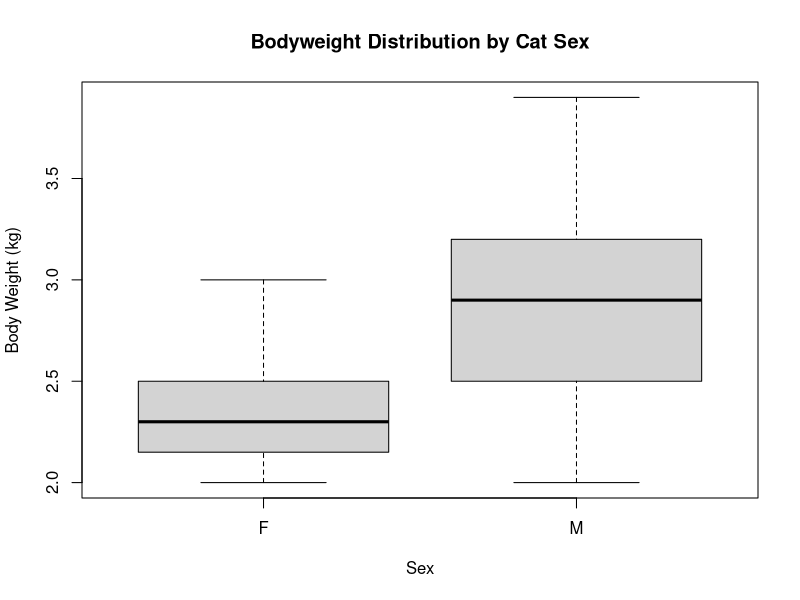
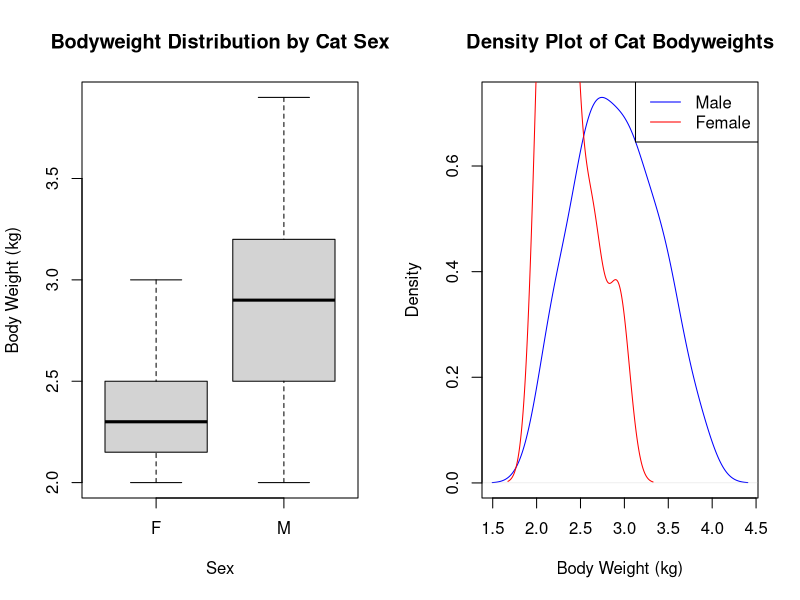
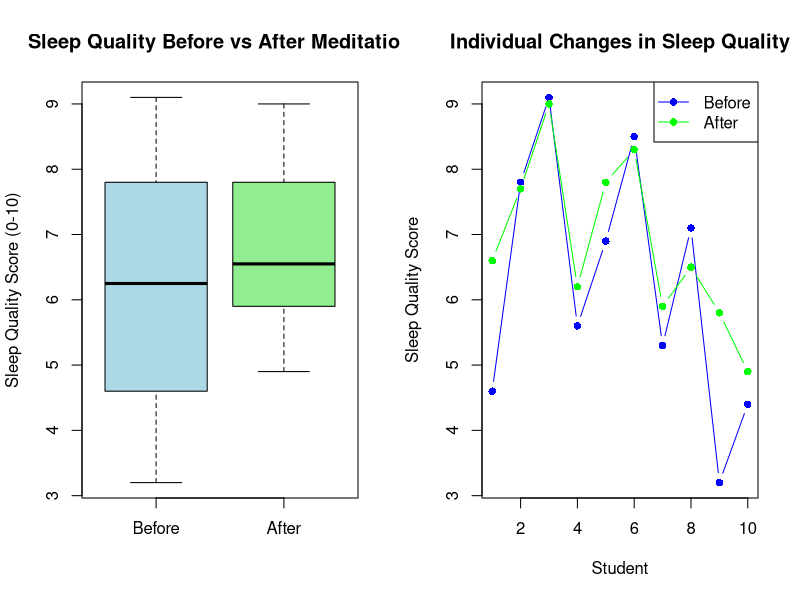

These charts were generated, in order, by the following R code:
# Load required library
#install.packages(“MASS”)
library(MASS)

# Create separate vectors for male and female cats
male_cats <- subset(cats, subset=(Sex=="M"))$Bwt
female_cats <- subset(cats, subset=(Sex=="F"))$Bwt

# Perform two-sample t-test with unequal variance
t_test_result <- t.test(male_cats, female_cats, 
                        var.equal=FALSE,  # Assuming unequal variances
                        alternative="two.sided")

# Print the test result
print(t_test_result)

# Calculate basic statistics for visualization
male_mean <- mean(male_cats)
female_mean <- mean(female_cats)
cat("\nMean bodyweight for male cats:", male_mean)
cat("\nMean bodyweight for female cats:", female_mean)

# Create a boxplot for visualization
boxplot(Bwt ~ Sex, data=cats, 
        main="Bodyweight Distribution by Cat Sex",
        ylab="Body Weight (kg)",
        xlab="Sex")

# Add a density plot for better distribution visualization
par(mfrow=c(1,2))  # Set up 2 plots side by side

# Recreate the boxplot
boxplot(Bwt ~ Sex, data=cats, 
        main="Bodyweight Distribution by Cat Sex",
        ylab="Body Weight (kg)",
        xlab="Sex")

# Create density plot
plot(density(male_cats), 
     main="Density Plot of Cat Bodyweights",
     xlab="Body Weight (kg)",
     ylab="Density",
     col="blue")
lines(density(female_cats), col="red")
legend("topright", 
       legend=c("Male", "Female"),
       col=c("blue", "red"),
       lty=1)
#====================================================================
# Part 2: Meditation Effect on Sleep Quality Analysis
# Define the data
before_meditation <- c(4.6, 7.8, 9.1, 5.6, 6.9, 8.5, 5.3, 7.1, 3.2, 4.4)
after_meditation <- c(6.6, 7.7, 9.0, 6.2, 7.8, 8.3, 5.9, 6.5, 5.8, 4.9)

# Perform paired t-test
sleep_test <- t.test(after_meditation, before_meditation, 
                     paired = TRUE,
                     alternative = "greater")  # One-sided test as we're testing for improvement
print(sleep_test)

# Calculate basic statistics
mean_before <- mean(before_meditation)
mean_after <- mean(after_meditation)
sd_before <- sd(before_meditation)
sd_after <- sd(after_meditation)

# Create visualizations for sleep quality data
par(mfrow=c(1,2))

# Boxplot
boxplot(list(Before=before_meditation, After=after_meditation),
        main="Sleep Quality Before vs After Meditation",
        ylab="Sleep Quality Score (0-10)",
        col=c("lightblue", "lightgreen"))

# Line plot for individual changes
plot(1:10, before_meditation, type="b", col="blue",
     xlim=c(1,10), ylim=c(min(c(before_meditation, after_meditation)),
                          max(c(before_meditation, after_meditation))),
     xlab="Student", ylab="Sleep Quality Score",
     main="Individual Changes in Sleep Quality",
     pch=16)
lines(1:10, after_meditation, type="b", col="green", pch=16)
legend("topright", legend=c("Before", "After"),
       col=c("blue", "green"), lty=1, pch=16)
